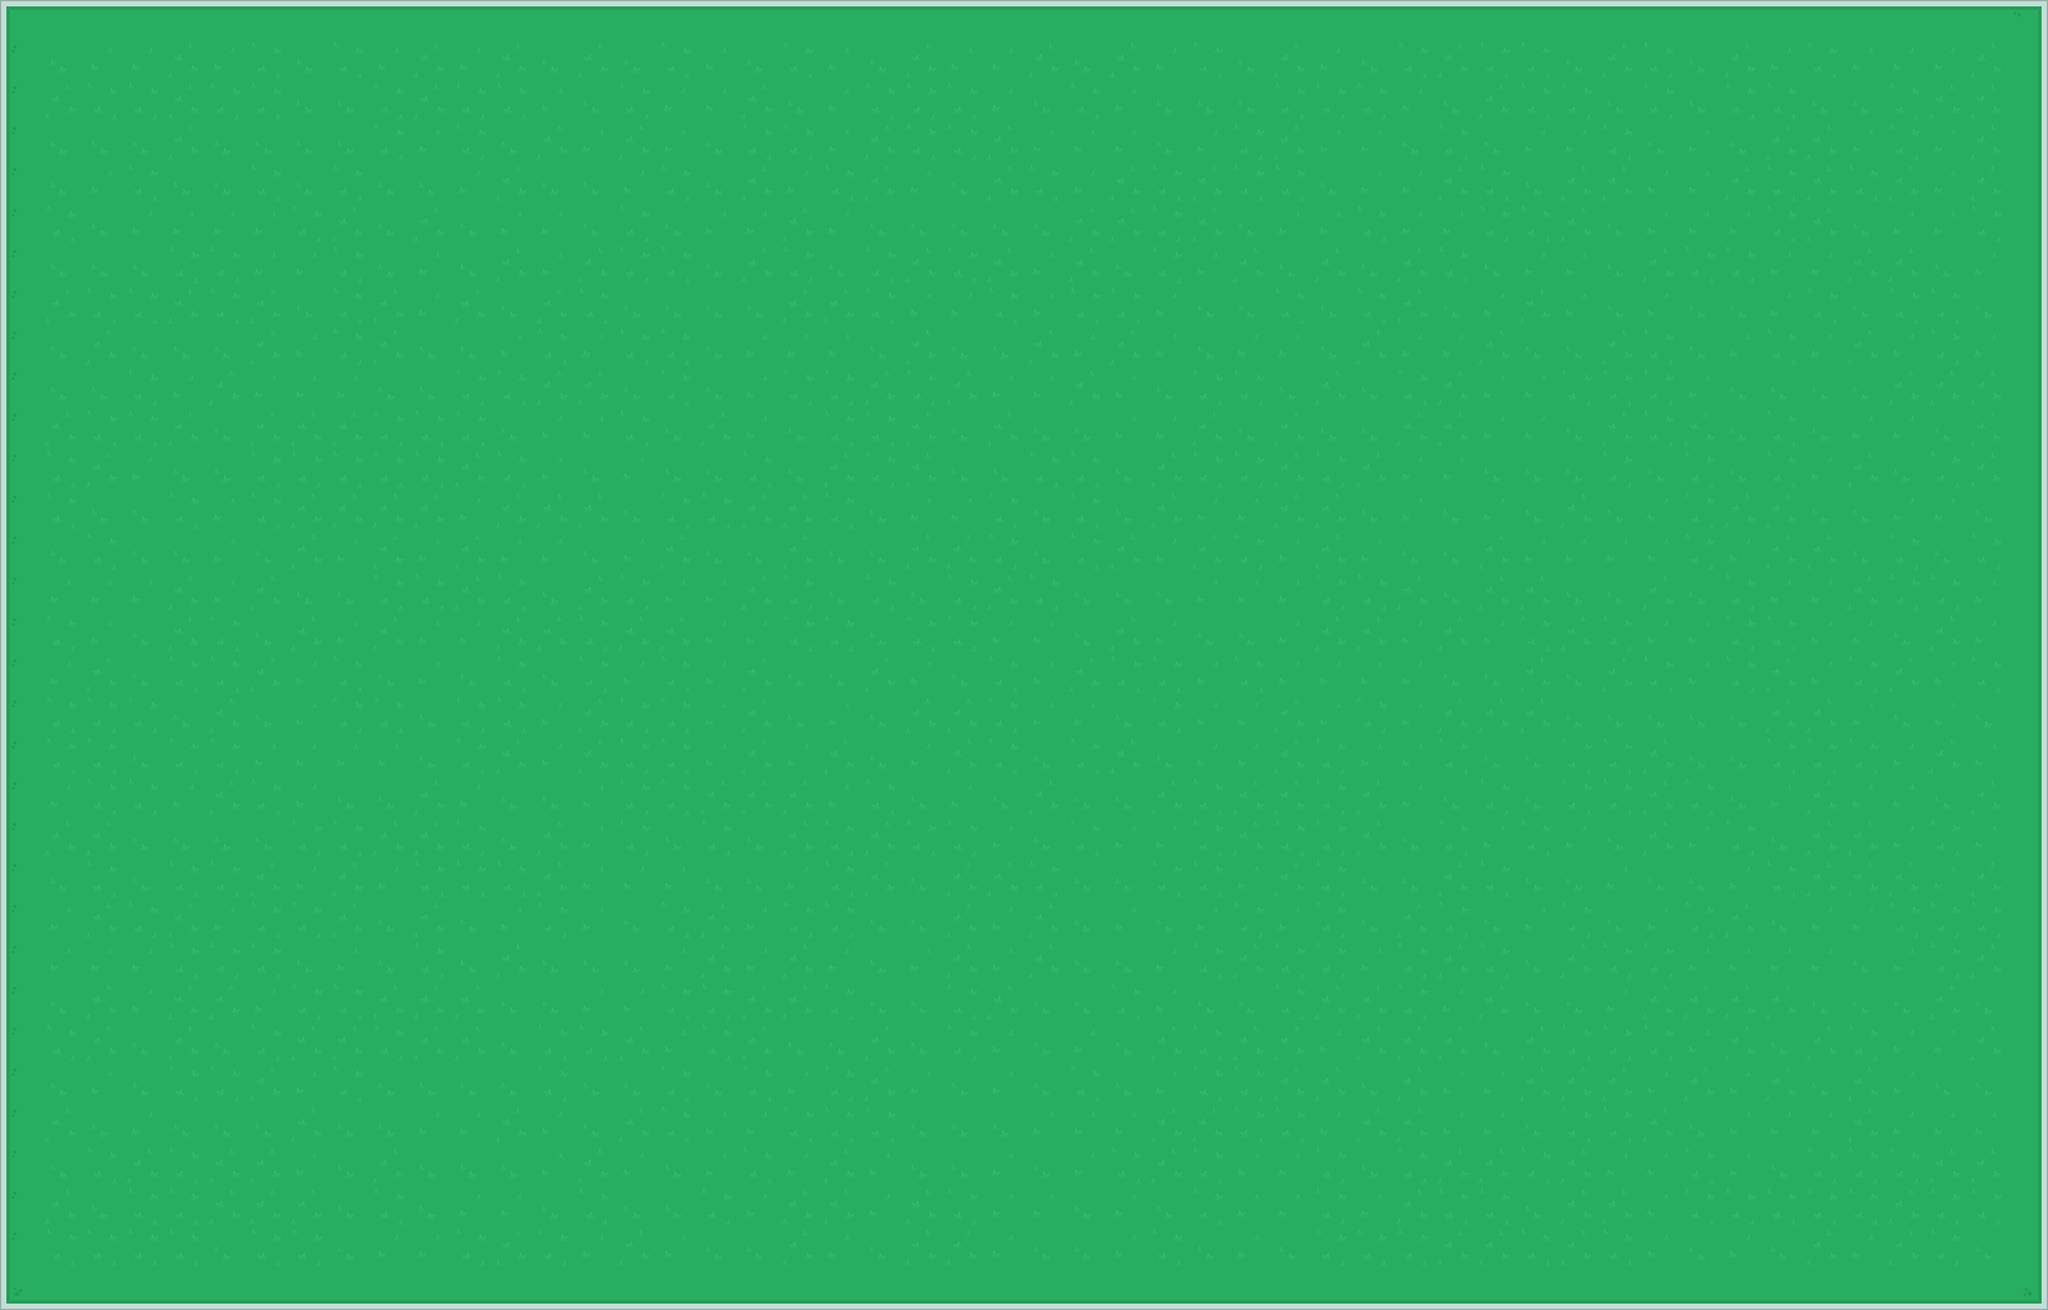

This game map was drawn from its Tiled (.tmx) file and the tilesets committed beside it. A one-line description and the trimmed map source follow:
An orthogonal 50x32 tile map with 128x128 px tiles, 1 tile layer (Tile Layer 1) and 4 objects.

<map version="1.0" tiledversion="1.1.4" orientation="orthogonal" renderorder="right-down" width="50" height="32" tilewidth="128" tileheight="128" infinite="0" nextobjectid="17">
 <tileset firstgid="1" source="spritesheet_tiles2.tsx" />
 <layer name="Tile Layer 1" width="50" height="32">
  <data>[1600 cells, 1600 non-empty, 12 distinct tile ids]</data>
 </layer>
 <objectgroup name="limits">
  <object id="2" x="-0.648402" y="-0.333333" width="6400.78" height="20.137" />
  <object id="9" x="0.312431" y="20.4" width="19.7359" height="4074.91" />
  <object id="12" x="20.4" y="4075.97" width="6378.44" height="20.4065" />
  <object id="15" x="6379.5" y="20" width="19.5" height="4056" />
 </objectgroup>
</map>
